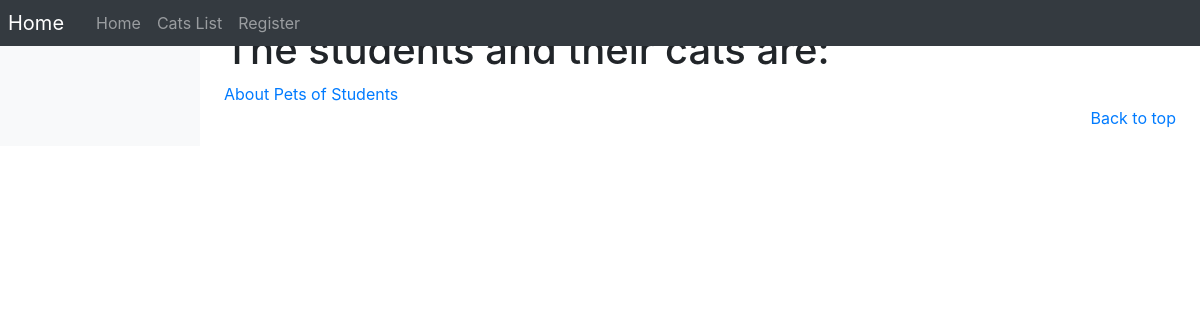
The app's page /, older data.
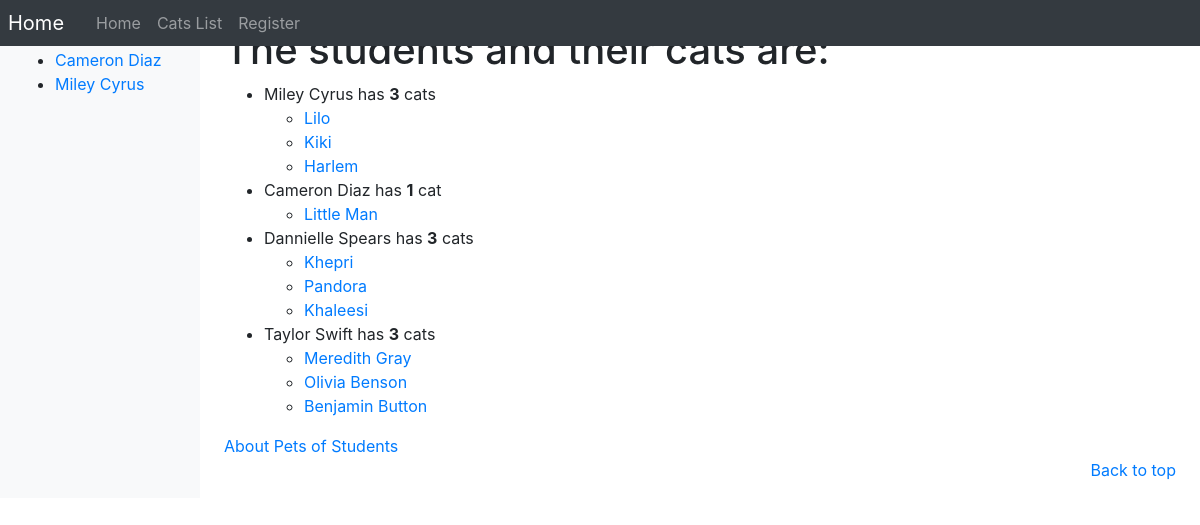
The same page, newer data.
### cats/models.py (models this page shows, shortened)
class Student(models.Model):
    DEFAULT_MAX_LEN = 128
    forename = models.CharField(max_length=DEFAULT_MAX_LEN)
    surname = models.CharField(max_length=DEFAULT_MAX_LEN)
    numCats = models.IntegerField(default=0)
    name_slug = models.SlugField(unique=True)

class Cat(models.Model):
    DEFAULT_MAX_LEN = 128
    name = models.CharField(max_length=DEFAULT_MAX_LEN)
    age = models.IntegerField(default=0)
    picture = models.ImageField(upload_to='profile_images', blank=True)
    owner = models.ForeignKey(Student, on_delete=models.CASCADE)
    cat_slug = models.SlugField(unique=True)

### cats/views.py (the view)
# urls.py: path('', views.index, name='index'),
def index(request):
    student_list = Student.objects.order_by('surname')
    cats_list = Cat.objects.all()
    context_dict = {}
    context_dict['title'] = "The students and their cats are:"
    context_dict['students'] = student_list
    context_dict['cats'] = cats_list
    response = render(request, 'cats/index.html', context=context_dict)
    return response

### cats/templatetags/cats_template_tags.py (called while the page is built)
@register.inclusion_tag('cats/students.html')
def get_student_list():
    return {'students': Student.objects.all()}

### templates/cats/index.html (shortened to what this page needs)
{% extends 'cats/base.html' %}
{% load staticfiles %}
{% block body_block %}
    <h1>{{ title }} </h1>
    {% if students %}
    <ul>
        {% for student in students %}
        {% if student.numCats != 1 %}
        <li> {{ student.forename }} {{ student.surname }} has <strong>{{ student.numCats }}</strong> cats </li>
        {% else %}
        <li> {{ student.forename }} {{ student.surname }} has <strong>1</strong> cat </li>
        {% endif %}
            {% for cat in cats %}
            {% if cat.owner == student %}
        <ul>
            <li><a href="{% url 'cats:cat_profile' cat.cat_slug %}">{{ cat.name }}</a></li>
        </ul>
            {% endif %}
            {% endfor %}
        {% endfor %}
    </ul>
    {% endif %}
    <a href="{% url 'cats:cats' %}">About Pets of Students</a>
{% endblock %}

### templates/cats/students.html
<ul>
    {% if students %}
    {% for student in students %}
    <li><a href="{% url 'cats:student_profile' student.name_slug %}">{{ student.forename }} {{ student.surname }}</a></li>
    {% endfor %}
    {% else %}
    <li><strong>There are no students.</strong></li>
    {% endif %}
</ul>

Row changes from the older to the newer data that the page shows:
added Student: forename "Cameron", surname "Diaz"
added Student: forename "Miley", surname "Cyrus", numCats "3"
added Cat: name "Lilo", shown under "Miley"
added Cat: name "Kiki", shown under "Miley"
added Cat: name "Harlem", shown under "Miley"
added Cat: name "Little Man", shown under "Cameron"
added Student: forename "Dannielle", surname "Spears", numCats "3"
added Cat: name "Khepri", shown under "Dannielle"
added Cat: name "Pandora", shown under "Dannielle"
added Cat: name "Khaleesi", shown under "Dannielle"
added Student: forename "Taylor", surname "Swift", numCats "3"
added Cat: name "Meredith Gray", shown under "Taylor"
added Cat: name "Olivia Benson", shown under "Taylor"
added Cat: name "Benjamin Button", shown under "Taylor"
